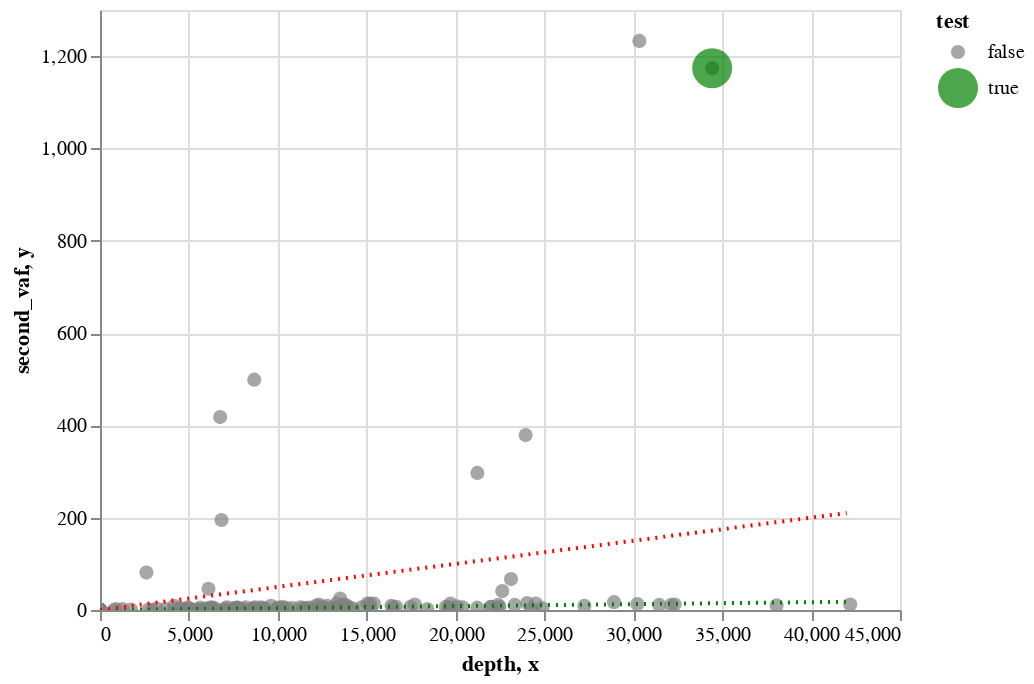

The cell this chart's notebook holds for it:
### Code cell
model.plot("chr7:55249071", a).interactive()

### Figure 1 — Vega-Lite specification as saved in the notebook (floating-point values rounded to 4 significant figures; data arrays with more than 128 entries replaced by an {"elided": "..."} marker saying what was removed)
{"config": {"view": {"continuousWidth": 400, "continuousHeight": 300}}, "layer": [{"data": {"name": "data-875487df45a462213e0c1486278f4c68"}, "mark": {"type": "circle", "color": "green"}, "encoding": {"color": {"type": "nominal", "field": "test", "scale": {"range": ["gray", "green"]}}, "size": {"type": "nominal", "field": "test", "scale": {"range": [50, 400], "type": "ordinal"}}, "tooltip": [{"type": "nominal", "field": "file"}, {"type": "nominal", "field": "sample"}, {"type": "quantitative", "field": "depth"}, {"type": "quantitative", "field": "fraction"}, {"type": "quantitative", "field": "outlier"}], "x": {"type": "quantitative", "field": "depth"}, "y": {"type": "quantitative", "field": "second_vaf"}}, "selection": {"selector167": {"type": "interval", "bind": "scales", "encodings": ["x", "y"]}, "selector168": {"type": "interval", "bind": "scales", "encodings": ["x", "y"]}}}, {"data": {"name": "data-41d4069a81b208b3ba44b58983fee132"}, "mark": {"type": "line", "color": "green", "strokeDash": [1, 3]}, "encoding": {"x": {"type": "quantitative", "field": "x"}, "y": {"type": "quantitative", "field": "y"}}}, {"data": {"name": "data-5c137107595d3335e579ed0946795d97"}, "mark": {"type": "line", "color": "red", "strokeDash": [1, 3]}, "encoding": {"x": {"type": "quantitative", "field": "x"}, "y": {"type": "quantitative", "field": "y"}}}], "$schema": "https://vega.github.io/schema/vega-lite/v4.8.1.json", "datasets": {"data-875487df45a462213e0c1486278f4c68": {"elided": "237 records"}, "data-41d4069a81b208b3ba44b58983fee132": [{"x": 0.0, "y": 4.725e-08}, {"x": 1000.0, "y": 0.4232}, {"x": 2000.0, "y": 0.8464}, {"x": 3000.0, "y": 1.27}, {"x": 4000.0, "y": 1.693}, {"x": 5000.0, "y": 2.116}, {"x": 6000.0, "y": 2.539}, {"x": 7000.0, "y": 2.962}, {"x": 8000.0, "y": 3.385}, {"x": 9000.0, "y": 3.809}, {"x": 10000.0, "y": 4.232}, {"x": 11000.0, "y": 4.655}, {"x": 12000.0, "y": 5.078}, {"x": 13000.0, "y": 5.501}, {"x": 14000.0, "y": 5.924}, {"x": 15000.0, "y": 6.348}, {"x": 16000.0, "y": 6.771}, {"x": 17000.0, "y": 7.194}, {"x": 18000.0, "y": 7.617}, {"x": 19000.0, "y": 8.04}, {"x": 20000.0, "y": 8.464}, {"x": 21000.0, "y": 8.887}, {"x": 22000.0, "y": 9.31}, {"x": 23000.0, "y": 9.733}, {"x": 24000.0, "y": 10.16}, {"x": 25000.0, "y": 10.58}, {"x": 26000.0, "y": 11.0}, {"x": 27000.0, "y": 11.43}, {"x": 28000.0, "y": 11.85}, {"x": 29000.0, "y": 12.27}, {"x": 30000.0, "y": 12.7}, {"x": 31000.0, "y": 13.12}, {"x": 32000.0, "y": 13.54}, {"x": 33000.0, "y": 13.96}, {"x": 34000.0, "y": 14.39}, {"x": 35000.0, "y": 14.81}, {"x": 36000.0, "y": 15.23}, {"x": 37000.0, "y": 15.66}, {"x": 38000.0, "y": 16.08}, {"x": 39000.0, "y": 16.5}, {"x": 40000.0, "y": 16.93}, {"x": 41000.0, "y": 17.35}, {"x": 42000.0, "y": 17.77}], "data-5c137107595d3335e579ed0946795d97": [{"x": 0.0, "y": 0.0}, {"x": 1000.0, "y": 5.0}, {"x": 2000.0, "y": 10.0}, {"x": 3000.0, "y": 15.0}, {"x": 4000.0, "y": 20.0}, {"x": 5000.0, "y": 25.0}, {"x": 6000.0, "y": 30.0}, {"x": 7000.0, "y": 35.0}, {"x": 8000.0, "y": 40.0}, {"x": 9000.0, "y": 45.0}, {"x": 10000.0, "y": 50.0}, {"x": 11000.0, "y": 55.0}, {"x": 12000.0, "y": 60.0}, {"x": 13000.0, "y": 65.0}, {"x": 14000.0, "y": 70.0}, {"x": 15000.0, "y": 75.0}, {"x": 16000.0, "y": 80.0}, {"x": 17000.0, "y": 85.0}, {"x": 18000.0, "y": 90.0}, {"x": 19000.0, "y": 95.0}, {"x": 20000.0, "y": 100.0}, {"x": 21000.0, "y": 105.0}, {"x": 22000.0, "y": 110.0}, {"x": 23000.0, "y": 115.0}, {"x": 24000.0, "y": 120.0}, {"x": 25000.0, "y": 125.0}, {"x": 26000.0, "y": 130.0}, {"x": 27000.0, "y": 135.0}, {"x": 28000.0, "y": 140.0}, {"x": 29000.0, "y": 145.0}, {"x": 30000.0, "y": 150.0}, {"x": 31000.0, "y": 155.0}, {"x": 32000.0, "y": 160.0}, {"x": 33000.0, "y": 165.0}, {"x": 34000.0, "y": 170.0}, {"x": 35000.0, "y": 175.0}, {"x": 36000.0, "y": 180.0}, {"x": 37000.0, "y": 185.0}, {"x": 38000.0, "y": 190.0}, {"x": 39000.0, "y": 195.0}, {"x": 40000.0, "y": 200.0}, {"x": 41000.0, "y": 205.0}, {"x": 42000.0, "y": 210.0}]}}
